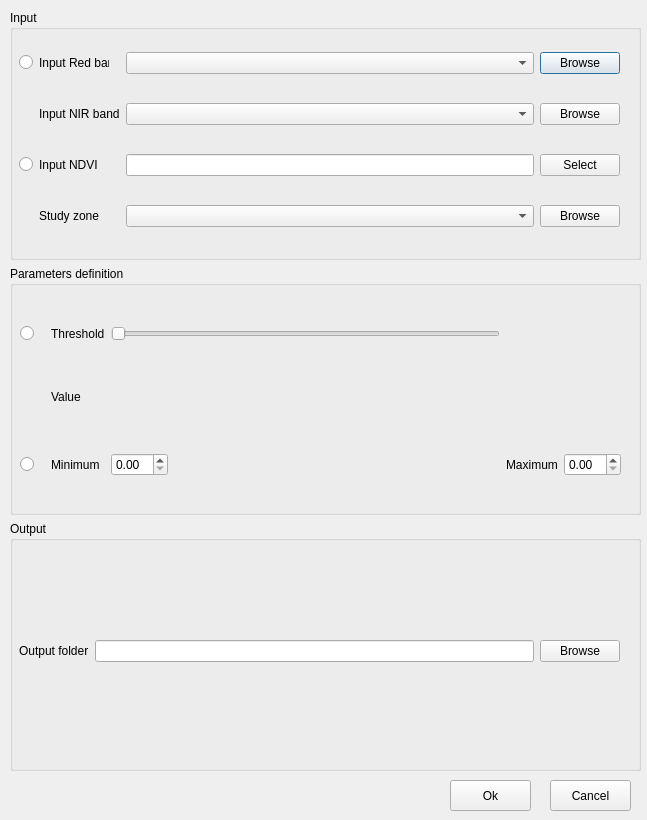
<?xml version="1.0" encoding="UTF-8"?>
<ui version="4.0">
 <class>WHDetectionDialogBase</class>
 <widget class="QDialog" name="WHDetectionDialogBase">
  <property name="geometry">
   <rect>
    <x>0</x>
    <y>0</y>
    <width>647</width>
    <height>820</height>
   </rect>
  </property>
  <property name="windowTitle">
   <string>QIASdetection</string>
  </property>
  <widget class="QWidget" name="gridLayoutWidget">
   <property name="geometry">
    <rect>
     <x>10</x>
     <y>10</y>
     <width>631</width>
     <height>761</height>
    </rect>
   </property>
   <layout class="QGridLayout" name="gridLayout">
    <item row="0" column="0">
     <widget class="QGroupBox" name="groupBox">
      <property name="title">
       <string>Input</string>
      </property>
      <widget class="QWidget" name="gridLayoutWidget_2">
       <property name="geometry">
        <rect>
         <x>9</x>
         <y>19</y>
         <width>601</width>
         <height>221</height>
        </rect>
       </property>
       <layout class="QGridLayout" name="gridLayout_2">
        <item row="1" column="2">
         <widget class="QComboBox" name="comboBox_2"/>
        </item>
        <item row="2" column="1">
         <widget class="QLabel" name="label_3">
          <property name="text">
           <string>Input NDVI</string>
          </property>
         </widget>
        </item>
        <item row="0" column="3">
         <widget class="QPushButton" name="pushButton">
          <property name="maximumSize">
           <size>
            <width>100</width>
            <height>16777215</height>
           </size>
          </property>
          <property name="text">
           <string>Browse</string>
          </property>
         </widget>
        </item>
        <item row="0" column="1">
         <widget class="QLabel" name="label">
          <property name="maximumSize">
           <size>
            <width>70</width>
            <height>16777215</height>
           </size>
          </property>
          <property name="text">
           <string>Input Red band</string>
          </property>
         </widget>
        </item>
        <item row="1" column="3">
         <widget class="QPushButton" name="pushButton_2">
          <property name="text">
           <string>Browse</string>
          </property>
         </widget>
        </item>
        <item row="1" column="1">
         <widget class="QLabel" name="label_2">
          <property name="text">
           <string>Input NIR band</string>
          </property>
         </widget>
        </item>
        <item row="0" column="2">
         <widget class="QComboBox" name="comboBox"/>
        </item>
        <item row="2" column="3">
         <widget class="QPushButton" name="pushButton_3">
          <property name="text">
           <string>Select</string>
          </property>
         </widget>
        </item>
        <item row="3" column="1">
         <widget class="QLabel" name="label_9">
          <property name="text">
           <string>Study zone</string>
          </property>
         </widget>
        </item>
        <item row="3" column="2">
         <widget class="QComboBox" name="comboBox_4"/>
        </item>
        <item row="3" column="3">
         <widget class="QPushButton" name="pushButton_6">
          <property name="text">
           <string>Browse</string>
          </property>
         </widget>
        </item>
        <item row="2" column="2">
         <widget class="QLineEdit" name="lineEdit_3"/>
        </item>
        <item row="0" column="0">
         <widget class="QRadioButton" name="radioButton_3">
          <property name="text">
           <string/>
          </property>
         </widget>
        </item>
        <item row="2" column="0">
         <widget class="QRadioButton" name="radioButton_4">
          <property name="text">
           <string/>
          </property>
         </widget>
        </item>
       </layout>
      </widget>
     </widget>
    </item>
    <item row="1" column="0">
     <widget class="QGroupBox" name="groupBox_2">
      <property name="title">
       <string>Parameters definition</string>
      </property>
      <widget class="QWidget" name="gridLayoutWidget_3">
       <property name="geometry">
        <rect>
         <x>10</x>
         <y>20</y>
         <width>601</width>
         <height>231</height>
        </rect>
       </property>
       <layout class="QGridLayout" name="gridLayout_3">
        <item row="2" column="0">
         <widget class="QRadioButton" name="radioButton_2">
          <property name="maximumSize">
           <size>
            <width>25</width>
            <height>16777215</height>
           </size>
          </property>
          <property name="text">
           <string/>
          </property>
         </widget>
        </item>
        <item row="0" column="1">
         <widget class="QLabel" name="label_4">
          <property name="maximumSize">
           <size>
            <width>80</width>
            <height>16777215</height>
           </size>
          </property>
          <property name="text">
           <string>Threshold</string>
          </property>
         </widget>
        </item>
        <item row="2" column="1">
         <widget class="QLabel" name="label_7">
          <property name="text">
           <string>Minimum</string>
          </property>
         </widget>
        </item>
        <item row="2" column="4">
         <widget class="QDoubleSpinBox" name="doubleSpinBox">
          <property name="sizePolicy">
           <sizepolicy hsizetype="Fixed" vsizetype="Fixed">
            <horstretch>0</horstretch>
            <verstretch>0</verstretch>
           </sizepolicy>
          </property>
         </widget>
        </item>
        <item row="0" column="4">
         <widget class="QSlider" name="horizontalSlider">
          <property name="maximumSize">
           <size>
            <width>400</width>
            <height>16777215</height>
           </size>
          </property>
          <property name="maximum">
           <number>2</number>
          </property>
          <property name="singleStep">
           <number>1</number>
          </property>
          <property name="orientation">
           <enum>Qt::Horizontal</enum>
          </property>
         </widget>
        </item>
        <item row="1" column="4">
         <widget class="QLabel" name="label_10">
          <property name="maximumSize">
           <size>
            <width>16777215</width>
            <height>20</height>
           </size>
          </property>
          <property name="text">
           <string/>
          </property>
         </widget>
        </item>
        <item row="1" column="1">
         <widget class="QLabel" name="label_11">
          <property name="text">
           <string>Value</string>
          </property>
         </widget>
        </item>
        <item row="0" column="0">
         <widget class="QRadioButton" name="radioButton">
          <property name="minimumSize">
           <size>
            <width>25</width>
            <height>0</height>
           </size>
          </property>
          <property name="maximumSize">
           <size>
            <width>25</width>
            <height>16777215</height>
           </size>
          </property>
          <property name="text">
           <string/>
          </property>
         </widget>
        </item>
        <item row="2" column="5">
         <widget class="QLabel" name="label_8">
          <property name="text">
           <string>Maximum</string>
          </property>
         </widget>
        </item>
        <item row="2" column="6">
         <widget class="QDoubleSpinBox" name="doubleSpinBox_2">
          <property name="sizePolicy">
           <sizepolicy hsizetype="Fixed" vsizetype="Fixed">
            <horstretch>0</horstretch>
            <verstretch>0</verstretch>
           </sizepolicy>
          </property>
         </widget>
        </item>
       </layout>
      </widget>
     </widget>
    </item>
    <item row="2" column="0">
     <widget class="QGroupBox" name="groupBox_3">
      <property name="title">
       <string>Output</string>
      </property>
      <widget class="QWidget" name="gridLayoutWidget_4">
       <property name="geometry">
        <rect>
         <x>9</x>
         <y>20</y>
         <width>601</width>
         <height>221</height>
        </rect>
       </property>
       <layout class="QGridLayout" name="gridLayout_4">
        <item row="0" column="0">
         <widget class="QLabel" name="label_5">
          <property name="text">
           <string>Output folder</string>
          </property>
         </widget>
        </item>
        <item row="0" column="1">
         <widget class="QLineEdit" name="lineEdit"/>
        </item>
        <item row="0" column="2">
         <widget class="QPushButton" name="pushButton_4">
          <property name="text">
           <string>Browse</string>
          </property>
         </widget>
        </item>
       </layout>
      </widget>
     </widget>
    </item>
   </layout>
  </widget>
  <widget class="QPushButton" name="pushButton_7">
   <property name="geometry">
    <rect>
     <x>450</x>
     <y>780</y>
     <width>81</width>
     <height>31</height>
    </rect>
   </property>
   <property name="text">
    <string>Ok</string>
   </property>
  </widget>
  <widget class="QPushButton" name="pushButton_8">
   <property name="geometry">
    <rect>
     <x>550</x>
     <y>780</y>
     <width>81</width>
     <height>31</height>
    </rect>
   </property>
   <property name="text">
    <string>Cancel</string>
   </property>
  </widget>
 </widget>
 <resources/>
 <connections/>
</ui>
